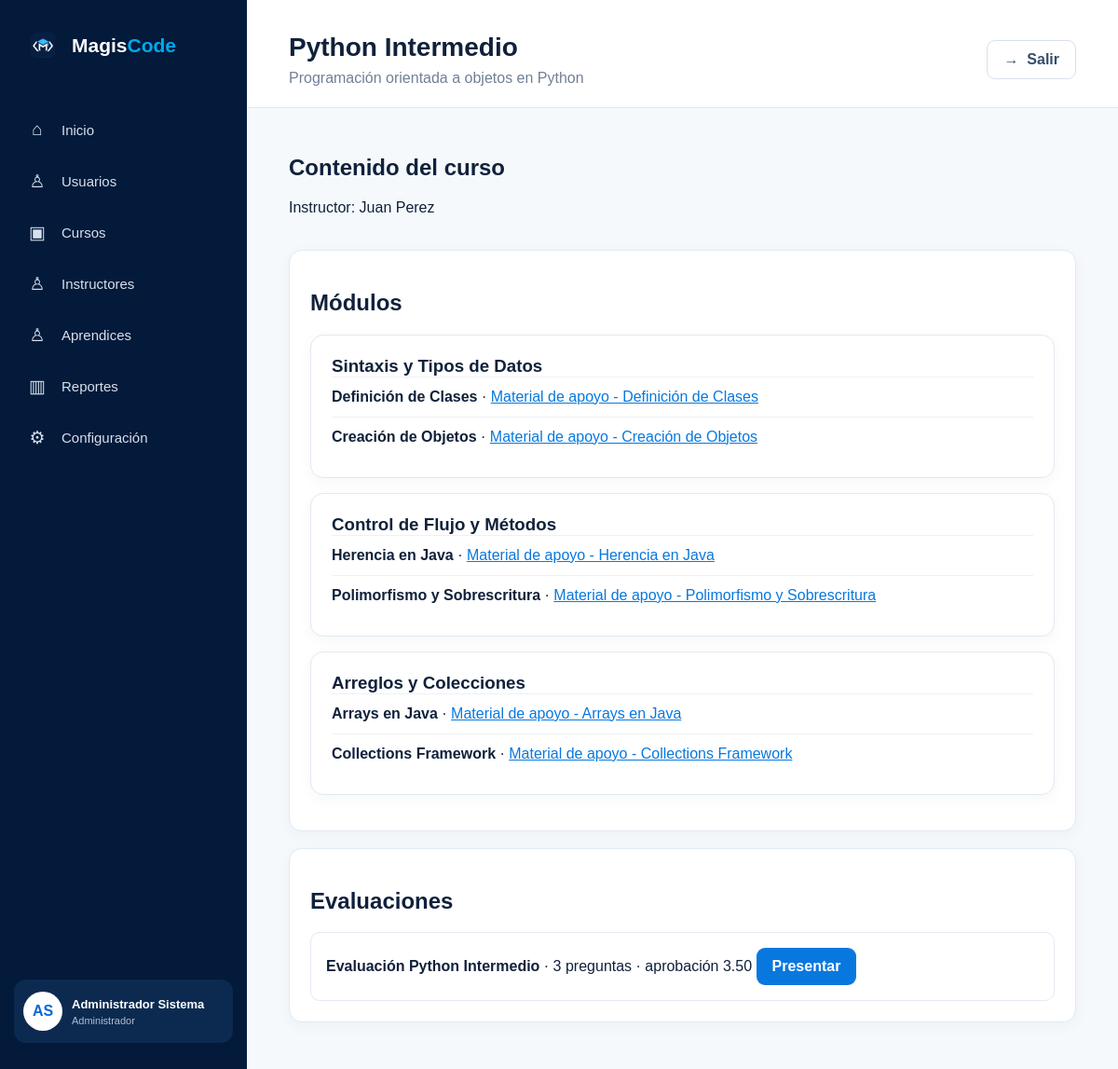
The app's page /.kilo/worktrees/separate-hour/index.php?route=curso&id=2 (signed in) with its own data.
### tables this page shows
CREATE TABLE `curso` (
  `id_curso` int NOT NULL AUTO_INCREMENT,
  `titulo_curso` varchar(300) NOT NULL,
  `descripcion_curso` text NOT NULL,
  `ruta_imagen` varchar(300) NOT NULL,
  `estado_curso` varchar(20) DEFAULT 'Activo',
  `id_usuario_c` bigint NOT NULL,
  PRIMARY KEY (`id_curso`),
  KEY `id_usuario_c` (`id_usuario_c`),
  CONSTRAINT `curso_ibfk_1` FOREIGN KEY (`id_usuario_c`) REFERENCES `usuario` (`id_usuario`)
);

CREATE TABLE `modulo` (
  `id_modulo` int NOT NULL AUTO_INCREMENT,
  `nombre_modulo` varchar(200) NOT NULL,
  `orden_modulo` int NOT NULL,
  `id_curso_m` int NOT NULL,
  PRIMARY KEY (`id_modulo`),
  KEY `id_curso_m` (`id_curso_m`),
  CONSTRAINT `modulo_ibfk_1` FOREIGN KEY (`id_curso_m`) REFERENCES `curso` (`id_curso`)
);

CREATE TABLE `leccion` (
  `id_leccion` int NOT NULL AUTO_INCREMENT,
  `titulo_leccion` varchar(100) NOT NULL,
  `orden_leccion` int NOT NULL,
  `id_modulo_l` int NOT NULL,
  PRIMARY KEY (`id_leccion`),
  KEY `id_modulo_l` (`id_modulo_l`),
  CONSTRAINT `leccion_ibfk_1` FOREIGN KEY (`id_modulo_l`) REFERENCES `modulo` (`id_modulo`)
);

CREATE TABLE `recurso` (
  `id_recurso` int NOT NULL AUTO_INCREMENT,
  `nombre_recurso` varchar(300) NOT NULL,
  `tipo_recurso` varchar(100) NOT NULL,
  `ruta_archivo` varchar(300) NOT NULL,
  `fecha_carga` datetime DEFAULT CURRENT_TIMESTAMP,
  `id_leccion_r` int NOT NULL,
  PRIMARY KEY (`id_recurso`),
  KEY `id_leccion_r` (`id_leccion_r`),
  CONSTRAINT `recurso_ibfk_1` FOREIGN KEY (`id_leccion_r`) REFERENCES `leccion` (`id_leccion`)
);

CREATE TABLE `evaluacion` (
  `id_evaluacion` int NOT NULL AUTO_INCREMENT,
  `titulo_evaluacion` varchar(300) NOT NULL,
  `descripcion_evaluacion` text NOT NULL,
  `puntaje_aprobacion` decimal(4,2) NOT NULL,
  `id_estado_e` int NOT NULL DEFAULT '1',
  `id_curso_e` int NOT NULL,
  PRIMARY KEY (`id_evaluacion`),
  KEY `id_estado_e` (`id_estado_e`),
  KEY `id_curso_e` (`id_curso_e`),
  CONSTRAINT `evaluacion_ibfk_1` FOREIGN KEY (`id_estado_e`) REFERENCES `estado_evaluacion` (`id_estado`),
  CONSTRAINT `evaluacion_ibfk_2` FOREIGN KEY (`id_curso_e`) REFERENCES `curso` (`id_curso`)
);

### .kilo/worktrees/separate-hour/app/controllers/CursoController.php (called while the page is built, shortened)
<?php
require_once __DIR__ . '/../models/Curso.php';
require_once __DIR__ . '/../models/Contenido.php';
require_once __DIR__ . '/../models/Evaluacion.php';
class CursoController
{
    public function contenido(): void
    {
        $id = (int) ($_GET['id'] ?? 0);
        $modelo = new Curso();
        $curso = $modelo->uno($id);
        $modulos = (new Contenido())->modulos($id);
        $evaluaciones = (new Evaluacion())->porCurso($id);
        require __DIR__ . '/../views/curso.php';
    }
}

### .kilo/worktrees/separate-hour/index.php (called while the page is built, shortened)
<?php
require_once __DIR__ . '/config/database.php';
$route = $_GET['route'] ?? '';
$rutas = [
    'dashboard' => ['DashboardController', 'index'],
    'usuarios' => ['AdminController', 'usuarios'],
    'nuevo-usuario' => ['AdminController', 'nuevoUsuario'],
    'asignar' => ['AdminController', 'asignar'],
    'estado-usuario' => ['AdminController', 'estado'],
    'instructores' => ['AdminController', 'instructores'],
    'aprendices' => ['AdminController', 'aprendices'],
    'cursos' => ['CursoController', 'index'],
    'crear-curso' => ['CursoController', 'crear'],
    'curso' => ['CursoController', 'contenido'],
    'crear-modulo' => ['CursoController', 'modulo'],
    'crear-leccion' => ['CursoController', 'leccion'],
    'crear-recurso' => ['CursoController', 'recurso'],
    'instructor-aprendices' => ['CursoController', 'aprendices'],
    'evaluaciones-instructor' => ['EvaluacionController', 'instructor'],
    'crear-evaluacion' => ['EvaluacionController', 'crear'],
    'crear-pregunta' => ['EvaluacionController', 'crearPregunta'],
    'evaluaciones-aprendiz' => ['EvaluacionController', 'aprendiz'],
    'evaluacion' => ['EvaluacionController', 'ver'],
    'responder-evaluacion' => ['EvaluacionController', 'responder'],
    'progreso' => ['AprendizController', 'progreso'],
    'mis-cursos' => ['AprendizController', 'cursos'],
    'certificados' => ['AprendizController', 'certificados'],
    'reportes' => ['ReportController', 'admin'],
    'reportes-instructor' => ['ReportController', 'instructor'],
    'configuracion' => ['ConfiguracionController', 'index'],
    'cambiar-password' => ['ConfiguracionController', 'password'],
    'actualizar-perfil' => ['ConfiguracionController', 'actualizarPerfil'],
];
[$controlador, $metodo] = $rutas[$route];
(new $controlador())->$metodo();

### .kilo/worktrees/separate-hour/config/database.php (called while the page is built, shortened)
<?php
class Database {
    private static ?PDO $pdo = null;
    public static function getConnection(): PDO {
        if (self::$pdo === null) {
            $dsn = 'mysql:host='.DB_HOST.';dbname='.DB_NAME.';charset=utf8mb4';
            self::$pdo = new PDO($dsn, DB_USER, DB_PASS, [
                PDO::ATTR_ERRMODE => PDO::ERRMODE_EXCEPTION,
                PDO::ATTR_DEFAULT_FETCH_MODE => PDO::FETCH_ASSOC,
                PDO::ATTR_EMULATE_PREPARES => false,
            ]);
        }
        return self::$pdo;
    }
}

### .kilo/worktrees/separate-hour/app/models/Model.php (called while the page is built, shortened)
<?php
require_once __DIR__ . '/../../config/database.php';
abstract class Model {
    public function __construct() { $this->db = Database::getConnection(); }
}

### .kilo/worktrees/separate-hour/app/models/Curso.php (called while the page is built, shortened)
<?php
require_once __DIR__ . '/Model.php';
class Curso extends Model
{
    public function uno(int $id): ?array
    {
        $sql = "SELECT c.*, CONCAT(u.nombre, ' ', u.apellido) instructor
                FROM curso c
                JOIN usuario u ON u.id_usuario = c.id_usuario_c
                WHERE c.id_curso = ?";
        $stmt = $this->db->prepare($sql);
        $stmt->execute([$id]);
        return $stmt->fetch() ?: null;
    }
}

### .kilo/worktrees/separate-hour/app/models/Contenido.php (called while the page is built, shortened)
<?php
require_once __DIR__ . '/Model.php';
class Contenido extends Model
{
    public function modulos(int $cursoId): array
    {
        $stmt = $this->db->prepare(
            'SELECT * FROM modulo WHERE id_curso_m = ? ORDER BY orden_modulo, id_modulo'
        );
        $stmt->execute([$cursoId]);
        $modulos = $stmt->fetchAll();
        foreach ($modulos as &$modulo) {
            $modulo['lecciones'] = $this->lecciones((int) $modulo['id_modulo']);
        }
        return $modulos;
    }
    public function lecciones(int $moduloId): array
    {
        $stmt = $this->db->prepare(
            'SELECT * FROM leccion WHERE id_modulo_l = ? ORDER BY orden_leccion, id_leccion'
        );
        $stmt->execute([$moduloId]);
        $lecciones = $stmt->fetchAll();
        foreach ($lecciones as &$leccion) {
            $leccion['recursos'] = $this->recursos((int) $leccion['id_leccion']);
        }
        return $lecciones;
    }
    public function recursos(int $leccionId): array
    {
        $stmt = $this->db->prepare(
            'SELECT * FROM recurso WHERE id_leccion_r = ? ORDER BY id_recurso'
        );
        $stmt->execute([$leccionId]);
        return $stmt->fetchAll();
    }
}

### .kilo/worktrees/separate-hour/app/models/Evaluacion.php (called while the page is built, shortened)
<?php
require_once __DIR__ . '/Model.php';
class Evaluacion extends Model
{
    public function porCurso(int $cursoId): array
    {
        $sql = 'SELECT e.*, ee.estado,
                       (SELECT COUNT(*) FROM pregunta p WHERE p.id_evaluacion_p = e.id_evaluacion) preguntas
                FROM evaluacion e
                JOIN estado_evaluacion ee ON ee.id_estado = e.id_estado_e
                WHERE e.id_curso_e = ?
                ORDER BY e.id_evaluacion';
        $stmt = $this->db->prepare($sql);
        $stmt->execute([$cursoId]);
        return $stmt->fetchAll();
    }
}

### .kilo/worktrees/separate-hour/app/views/curso.php (the view, shortened to what this page needs)
<?php $pageTitle=$curso['titulo_curso'];$pageSubtitle=$curso['descripcion_curso'];require __DIR__.'/partials/header.php'; ?><div class="toolbar"><div><h2>Contenido del curso</h2><p>Instructor: <?=htmlspecialchars($curso['instructor'])?></p></div><?php if((int)$_SESSION['rol_id']===2): ?><?=$curso['id_curso']?><?php endif; ?></div><div class="grid"><div class="panel" style="grid-column:1/-1"><h2>Módulos</h2><?php foreach($modulos as $m): ?><div class="card module"><h3><?=htmlspecialchars($m['nombre_modulo'])?></h3><?php foreach($m['lecciones'] as $l): ?><div class="lesson"><strong><?=htmlspecialchars($l['titulo_leccion'])?></strong><?php foreach($l['recursos'] as $r): ?> · <a target="_blank" href="<?=htmlspecialchars($r['ruta_archivo'])?>"><?=htmlspecialchars($r['nombre_recurso'])?></a><?php endforeach; ?></div><?php endforeach; ?><?php if((int)$_SESSION['rol_id']===2): ?><?=$curso['id_curso']?><?=$m['id_modulo']?><?=count($m['lecciones'])+1?><?php endif; ?></div><?php endforeach; ?><?php if((int)$_SESSION['rol_id']===2): ?><?=$curso['id_curso']?><?=count($modulos)+1?><?php endif; ?><?php if(!$modulos): ?><div class="empty">Este curso todavía no tiene módulos.</div><?php endif; ?></div><div class="panel" style="grid-column:1/-1"><h2>Evaluaciones</h2><?php foreach($evaluaciones as $e): ?><div class="list-item"><strong><?=htmlspecialchars($e['titulo_evaluacion'])?></strong> · <?=$e['preguntas']?> preguntas · aprobación <?=$e['puntaje_aprobacion']?><?php if((int)$_SESSION['rol_id']===2): ?> <?=$e['id_evaluacion']?><?php else: ?> <a class="btn btn-primary" href="index.php?route=evaluacion&id=<?=$e['id_evaluacion']?>">Presentar</a><?php endif; ?></div><?php endforeach; ?><?php if(!$evaluaciones): ?><div class="empty">No hay evaluaciones disponibles.</div><?php endif; ?></div></div><?php require __DIR__.'/partials/footer.php'; ?>

### .kilo/worktrees/separate-hour/app/views/partials/header.php (shortened to what this page needs)
<?php $rol=(int)($_SESSION['rol_id']??0);$route=$_GET['route']??'dashboard';$nombre=trim($_SESSION['nombre']??'');$part= preg_split('/\s+/', $nombre);$initials=strtoupper(substr($part[0]??'',0,1).substr($part[1]??'',0,1)); ?>
<!doctype html><html lang="es"><head><meta charset="utf-8"><meta name="viewport" content="width=device-width,initial-scale=1"><title>MagisCode</title><link rel="stylesheet" href="assets/css/app.css"></head><body><div class="layout"><aside class="sidebar"><div class="logo"><img src="assets/img/magiscode-logo.png" alt="MagisCode"><span>Magis<span>Code</span></span></div><nav class="menu">
<?php if($rol===1): ?><a class="menu-item <?=$route==='dashboard'?'active':''?>" href="index.php?route=dashboard"><span class="icon">⌂</span>Inicio</a><a class="menu-item <?=$route==='usuarios'?'active':''?>" href="index.php?route=usuarios"><span class="icon">♙</span>Usuarios</a><a class="menu-item <?=$route==='cursos'?'active':''?>" href="index.php?route=cursos"><span class="icon">▣</span>Cursos</a><a class="menu-item <?=$route==='instructores'?'active':''?>" href="index.php?route=instructores"><span class="icon">♙</span>Instructores</a><a class="menu-item <?=$route==='aprendices'?'active':''?>" href="index.php?route=aprendices"><span class="icon">♙</span>Aprendices</a><a class="menu-item <?=$route==='reportes'?'active':''?>" href="index.php?route=reportes"><span class="icon">▥</span>Reportes</a><a class="menu-item <?=$route==='configuracion'?'active':''?>" href="index.php?route=configuracion"><span class="icon">⚙</span>Configuración</a>
<?php endif; ?></nav><div class="profile"><div class="profile-avatar"><?=$initials?></div><div class="profile-info"><strong><?=htmlspecialchars($nombre)?></strong><span><?=htmlspecialchars($_SESSION['rol']??'')?></span></div></div></aside><main class="main-content"><header class="header"><div><h1><?=htmlspecialchars($pageTitle??'MagisCode')?></h1><p><?=htmlspecialchars($pageSubtitle??'Gestiona tu aprendizaje desde MagisCode.')?></p></div><div class="header-actions"><a class="btn btn-secondary" href="index.php?route=logout">→ &nbsp;Salir</a></div></header><section class="content">

### .kilo/worktrees/separate-hour/assets/css/app.css (style rules this page uses)
* { box-sizing:border-box }
body { margin:0;font-family:Arial,Helvetica,sans-serif;background:#f5f9fc;color:#10213b }
.layout { display:flex;min-height:100vh }
.sidebar { width:265px;min-height:100vh;background:#031a3a;padding:28px 15px;display:flex;flex-direction:column;position:sticky;top:0 }
.logo { display:flex;align-items:center;gap:10px;padding:0 10px;margin-bottom:45px;color:#fff;font-size:21px;font-weight:700 }
.logo img { width:42px;height:42px;object-fit:contain }
.logo span span { color:#00a9ed }
.menu { display:flex;flex-direction:column;gap:7px }
.menu-item { height:48px;display:flex;align-items:center;gap:15px;padding:0 14px;border-radius:12px;color:#d7e0ec;text-decoration:none;font-size:15px;transition:.2s }
.menu-item .icon { width:22px;text-align:center;font-size:19px }
.profile { margin-top:auto;display:flex;align-items:center;gap:10px;padding:13px 10px;background:#0c2a50;border-radius:13px;color:#fff }
.profile-avatar { width:42px;height:42px;border-radius:50%;background:#fff;color:#0868d5;display:flex;align-items:center;justify-content:center;font-weight:bold }
.profile-info { display:flex;flex-direction:column;gap:4px;flex:1 }
.profile-info strong { font-size:13px }
.profile-info span { font-size:11px;color:#aebed2 }
.main-content { flex:1;min-width:0 }
.header { display:flex;justify-content:space-between;align-items:center;padding:35px 45px 22px;background:#fff;border-bottom:1px solid #e3eaf2 }
.header h1 { margin:0 0 8px;font-size:28px }
.header p { margin:0;color:#718096 }
.header-actions { display:flex;gap:10px }
.content { padding:30px 45px 50px }
.btn { display:inline-flex;align-items:center;justify-content:center;border:0;border-radius:9px;padding:11px 17px;text-decoration:none;font-weight:600;cursor:pointer }
.btn-primary { background:#0878df;color:white }
.btn-secondary { background:#fff;color:#334e68;border:1px solid #d7e0e9 }
.grid { display:grid;grid-template-columns:repeat(auto-fit,minmax(240px,1fr));gap:18px }
.card,.panel { background:#fff;border:1px solid #e1e9f1;border-radius:14px;padding:22px;box-shadow:0 4px 16px rgba(15,40,70,.04) }
.toolbar { display:flex;justify-content:space-between;gap:12px;align-items:center;margin-bottom:20px }
.module { margin-bottom:16px }
.module h3 { margin:0 }
.lesson { padding:12px 0;border-top:1px solid #edf1f5 }
.lesson a { color:#0878df }
.list-item { padding:16px;border:1px solid #e3eaf2;border-radius:10px;background:#fff }

### records on screen
curso: titulo_curso "Python Intermedio", descripcion_curso "Programación orientada a objetos en Python"
modulo: nombre_modulo "Sintaxis y Tipos de Datos"
leccion: titulo_leccion "Definición de Clases"
recurso: nombre_recurso "Material de apoyo - Definición de Clases"
leccion: titulo_leccion "Creación de Objetos"
recurso: nombre_recurso "Material de apoyo - Creación de Objetos"
modulo: nombre_modulo "Control de Flujo y Métodos"
leccion: titulo_leccion "Herencia en Java"
recurso: nombre_recurso "Material de apoyo - Herencia en Java"
leccion: titulo_leccion "Polimorfismo y Sobrescritura"
recurso: nombre_recurso "Material de apoyo - Polimorfismo y Sobrescritura"
modulo: nombre_modulo "Arreglos y Colecciones"
leccion: titulo_leccion "Arrays en Java"
recurso: nombre_recurso "Material de apoyo - Arrays en Java"
leccion: titulo_leccion "Collections Framework"
recurso: nombre_recurso "Material de apoyo - Collections Framework"
evaluacion: titulo_evaluacion "Evaluación Python Intermedio", preguntas "3", puntaje_aprobacion "3.50"

### other values on screen
$initials "AS"
$nombre "Administrador Sistema"
$_SESSION['rol'] "Administrador"
$curso['instructor'] "Juan Perez"
